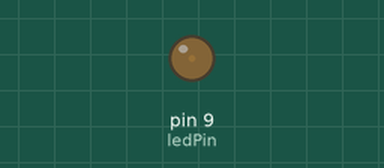
This sketch was run on a simulated Arduino Uno, built with avr-gcc and run on an emulated ATmega328P. Shown: output pins drawn as LEDs (lit = HIGH). What the sketch prints to the serial monitor is not drawn.

Above: at 0.05 s.
At 5.05 s:
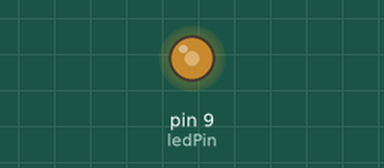
At 8.85 s:
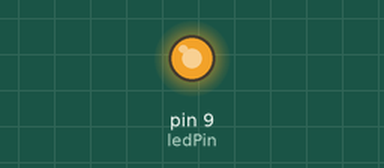
At 17.75 s:
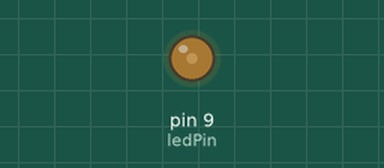
Timing chart, 0 to 26.5 s (numbered marks = the images above):
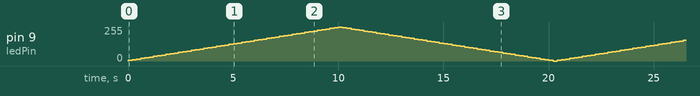

The sketch:

blinkfade.ino
```cpp
int ledPin = 9;
int currentPWM = 0;
int fadeChange = 5;

void setup() {
  // put your setup code here, to run once:
  pinMode(ledPin, OUTPUT);
  Serial.begin(9600);
}

void loop() {
  // put your main code here, to run repeatedly:
  if (currentPWM + fadeChange < 0 || currentPWM + fadeChange > 255) {
    currentPWM = max(0, min(currentPWM, 255));
    fadeChange = -fadeChange;
  }
  currentPWM += fadeChange;
  Serial.print(currentPWM);
  analogWrite(ledPin, currentPWM);
  delay(200);
}
```
